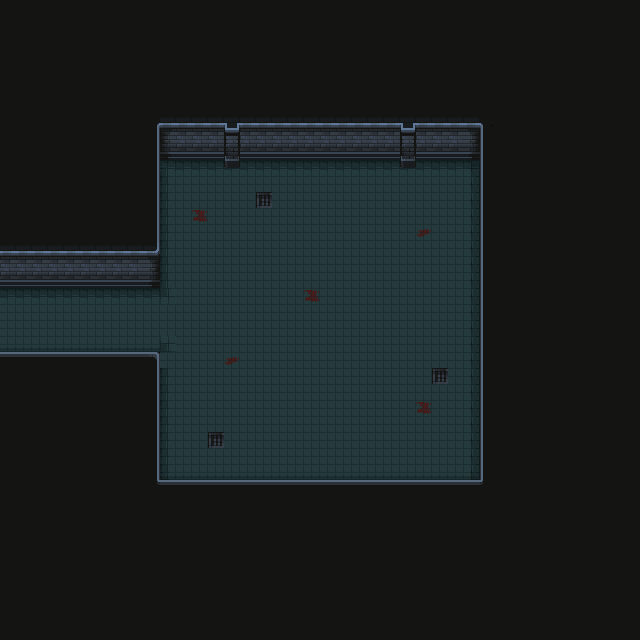

A level layout from a 2D game, rendered from its tile map. Below: a short description, then the map file with tile-grid data replaced by summaries:
An orthogonal 40x40 tile map with 16x16 px tiles, 3 tile layers (Sol, Murs, Objets 1) and 11 objects (7x Collisions, 3x spawn_mob, coffre).

<map version="1.10" tiledversion="1.10.2" orientation="orthogonal" renderorder="right-down" width="40" height="40" tilewidth="16" tileheight="16" infinite="0" nextlayerid="5" nextobjectid="17">
 <tileset firstgid="1" source="Nv 1.tsx" />
 <layer id="1" name="Sol" width="40" height="40">
  <data>[1600 cells, 445 non-empty, 13 distinct tile ids]</data>
 </layer>
 <layer id="2" name="Murs" width="40" height="40">
  <data>[1600 cells, 1162 non-empty, 23 distinct tile ids]</data>
 </layer>
 <layer id="3" name="Objets 1" width="40" height="40">
  <data>[1600 cells, 0 non-empty, 0 distinct tile ids]</data>
 </layer>
 <objectgroup id="4" name="objets">
  <object id="3" name="collisions" type="Collisions" x="160" y="144" width="320" height="16" />
  <object id="5" name="collisions" type="Collisions" x="144" y="144" width="16" height="144" />
  <object id="6" name="collisions" type="Collisions" x="0" y="272" width="144" height="16" />
  <object id="7" name="collisions" type="Collisions" x="0" y="352" width="160" height="16" />
  <object id="8" name="collisions" type="Collisions" x="144" y="368" width="16" height="112" />
  <object id="9" name="collisions" type="Collisions" x="144" y="480" width="352" height="16" />
  <object id="10" name="collisions" type="Collisions" x="480" y="144" width="16" height="336" />
  <object id="12" name="Coffre" type="coffre" x="320.374" y="319.626">
   <point />
  </object>
  <object id="14" name="demon" type="spawn_mob" x="219.322" y="201.357">
   <point />
  </object>
  <object id="15" name="orc" type="spawn_mob" x="416.936" y="265.731">
   <point />
  </object>
  <object id="16" name="orc" type="spawn_mob" x="282.947" y="410.947">
   <point />
  </object>
 </objectgroup>
</map>
